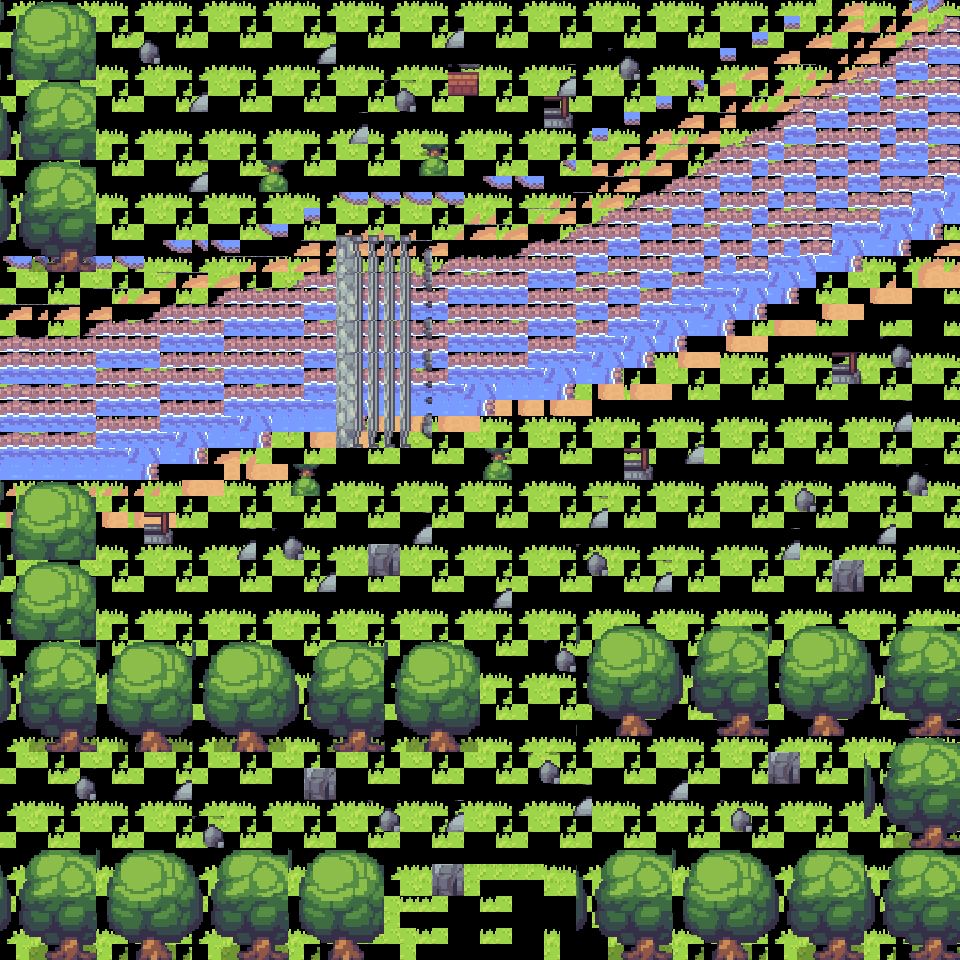

This game map was drawn from its Tiled (.tmx) file and the tilesets committed beside it. A one-line description and the trimmed map source follow:
An orthogonal 60x60 tile map with 16x16 px tiles, 12 tile layers (grama, areia, rio, embaixoPonte, ...), 13 tilesets.

<map version="1.10" tiledversion="1.11.2" orientation="orthogonal" renderorder="right-down" width="60" height="60" tilewidth="16" tileheight="16" infinite="0" nextlayerid="32" nextobjectid="1">
 <editorsettings>
  <export target="../cenariosJson/planicieSuperior.json" format="json" />
 </editorsettings>
 <tileset firstgid="1" name="1_terrain" tilewidth="16" tileheight="16" tilecount="1440" columns="30">
  <image source="../../tilesets/1_terrain.png" width="480" height="768" />
 </tileset>
 <tileset firstgid="1441" name="2_indoors" tilewidth="16" tileheight="16" tilecount="440" columns="20">
  <image source="../../tilesets/2_indoors.png" width="320" height="352" />
 </tileset>
 <tileset firstgid="1881" name="3_plants" tilewidth="16" tileheight="16" tilecount="240" columns="30">
  <image source="../../tilesets/3_plants.png" width="480" height="128" />
 </tileset>
 <tileset firstgid="2121" name="4_buildings" tilewidth="16" tileheight="16" tilecount="576" columns="24">
  <image source="../../tilesets/4_buildings.png" width="384" height="384" />
 </tileset>
 <tileset firstgid="2697" name="5_waterfall" tilewidth="16" tileheight="16" tilecount="360" columns="18">
  <image source="../../tilesets/5_waterfall.png" width="288" height="320" />
 </tileset>
 <tileset firstgid="3057" name="6_floors" tilewidth="16" tileheight="16" tilecount="252" columns="18">
  <image source="../../tilesets/6_floors.png" width="288" height="224" />
 </tileset>
 <tileset firstgid="3309" name="7_grass_cliff" tilewidth="16" tileheight="16" tilecount="420" columns="35">
  <image source="../../tilesets/7_grass_cliff.png" width="560" height="192" />
 </tileset>
 <tileset firstgid="3729" name="8_cave" tilewidth="16" tileheight="16" tilecount="448" columns="28">
  <image source="../../tilesets/8_cave.png" width="448" height="256" />
 </tileset>
 <tileset firstgid="4177" name="9_beach" tilewidth="16" tileheight="16" tilecount="288" columns="18">
  <image source="../../tilesets/9_beach.png" width="288" height="256" />
 </tileset>
 <tileset firstgid="4465" name="10_dirt" tilewidth="16" tileheight="16" tilecount="280" columns="14">
  <image source="../../tilesets/10_dirt.png" width="224" height="320" />
 </tileset>
 <tileset firstgid="4745" name="11_roofs" tilewidth="16" tileheight="16" tilecount="1024" columns="32">
  <image source="../../tilesets/11_roofs.png" width="512" height="512" />
 </tileset>
 <tileset firstgid="5769" name="12_extra1" tilewidth="16" tileheight="16" tilecount="160" columns="10">
  <image source="../../tilesets/12_extra1.png" width="160" height="256" />
 </tileset>
 <tileset firstgid="5929" name="13_extra2" tilewidth="16" tileheight="16" tilecount="144" columns="12">
  <image source="../../tilesets/13_extra2.png" width="192" height="192" />
 </tileset>
 <group id="24" name="terreno" locked="1">
  <layer id="28" name="grama" width="60" height="60" locked="1">
   <properties>
    <property name="collides" type="bool" value="false" />
   </properties>
   <data>[3600 cells, 3600 non-empty, 12 distinct tile ids]</data>
  </layer>
  <layer id="29" name="areia" width="60" height="60" locked="1">
   <properties>
    <property name="collides" type="bool" value="false" />
   </properties>
   <data>[3600 cells, 438 non-empty, 20 distinct tile ids]</data>
  </layer>
 </group>
 <group id="27" name="agua" locked="1">
  <layer id="16" name="rio" width="60" height="60" locked="1">
   <properties>
    <property name="collides" type="bool" value="true" />
   </properties>
   <data>[3600 cells, 689 non-empty, 18 distinct tile ids]</data>
  </layer>
  <layer id="31" name="embaixoPonte" width="60" height="60" locked="1">
   <properties>
    <property name="collides" type="bool" value="false" />
   </properties>
   <data>[3600 cells, 68 non-empty, 9 distinct tile ids]</data>
  </layer>
  <layer id="30" name="ponte" width="60" height="60" locked="1">
   <properties>
    <property name="collides" type="bool" value="false" />
   </properties>
   <data>[3600 cells, 84 non-empty, 18 distinct tile ids]</data>
  </layer>
 </group>
 <group id="26" name="rochas" locked="1">
  <layer id="20" name="pedrinhas" width="60" height="60" locked="1">
   <properties>
    <property name="collides" type="bool" value="false" />
   </properties>
   <data>[3600 cells, 56 non-empty, 4 distinct tile ids]</data>
  </layer>
  <layer id="15" name="pedras" width="60" height="60" locked="1">
   <properties>
    <property name="collides" type="bool" value="true" />
   </properties>
   <data>[3600 cells, 20 non-empty, 8 distinct tile ids]</data>
  </layer>
 </group>
 <group id="25" name="plantas" locked="1">
  <layer id="19" name="arbustos" width="60" height="60" locked="1">
   <properties>
    <property name="collides" type="bool" value="true" />
   </properties>
   <data>[3600 cells, 16 non-empty, 4 distinct tile ids]</data>
  </layer>
  <layer id="17" name="flores" width="60" height="60" locked="1">
   <properties>
    <property name="collides" type="bool" value="false" />
   </properties>
   <data>[3600 cells, 80 non-empty, 4 distinct tile ids]</data>
  </layer>
  <layer id="21" name="tocos" width="60" height="60" locked="1">
   <properties>
    <property name="collides" type="bool" value="true" />
   </properties>
   <data>[3600 cells, 32 non-empty, 8 distinct tile ids]</data>
  </layer>
  <layer id="23" name="troncos" width="60" height="60" locked="1">
   <properties>
    <property name="collides" type="bool" value="true" />
   </properties>
   <data>[3600 cells, 20 non-empty, 4 distinct tile ids]</data>
  </layer>
  <layer id="22" name="arvores" width="60" height="60" locked="1">
   <properties>
    <property name="collides" type="bool" value="true" />
   </properties>
   <data>[3600 cells, 916 non-empty, 84 distinct tile ids]</data>
  </layer>
 </group>
</map>